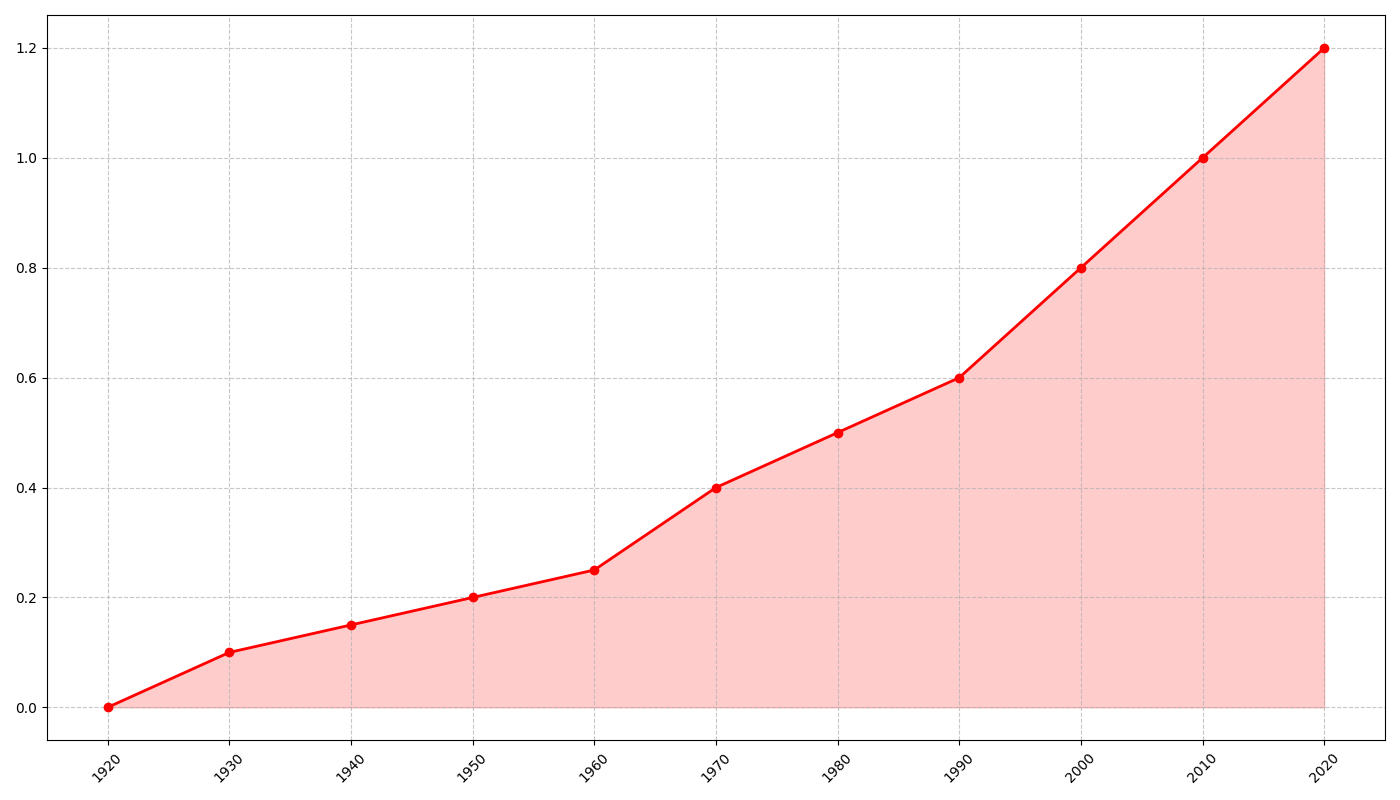

Write Python code to recreate this figure.
import matplotlib.pyplot as plt
import numpy as np

# Decades from 1920 to 2020
decades = np.arange(1920, 2030, 10)

# Mean temperature change in Celsius for each decade (artificial data)
temp_changes = [0.0, 0.1, 0.15, 0.2, 0.25, 0.4, 0.5, 0.6, 0.8, 1.0, 1.2]

# Initialize the plot
plt.figure(figsize=(14, 8))

# Plotting the Global Mean Temperature Change trend
plt.plot(decades, temp_changes, marker='o', linestyle='-', color='r', linewidth=2)

# Filling the area under the line plot for better visual emphasis
plt.fill_between(decades, temp_changes, color='r', alpha=0.2)

# Customizing the grid
plt.grid(True, linestyle='--', alpha=0.7)

# Custom x-axis ticks
plt.xticks(decades, rotation=45)

# Automatically adjust the layout to prevent text overlapping
plt.tight_layout()

# Display the plot
plt.show()
